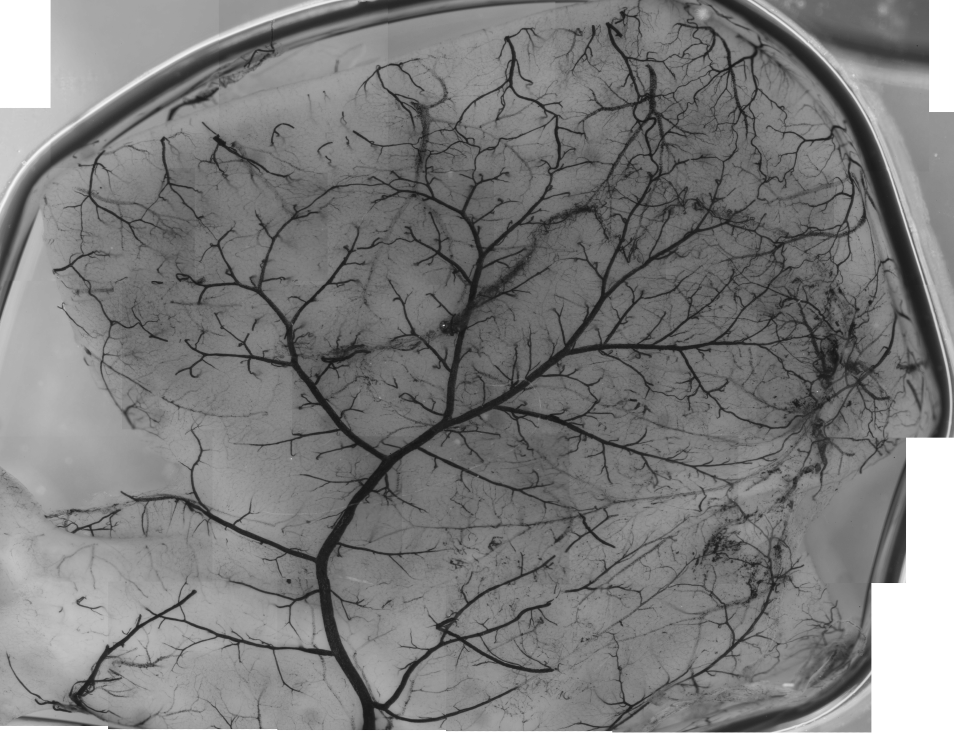
#> input picture examples/data/Mouse_Brain/brain_scan.png, 2861 x 2201 px (shown at 1/3 size)
$ jupyter execute --allow-errors mouse_brain_tmp_jupytext_18732.ipynb
#> lines starting #> are read from the running program, lines starting #| are printed output that depends on the picture; after the words box and inside, x2 and y2 are one past the last pixel; in counts of white or black regions, pixels touching at a corner belong together
## Let's demo RivGraph on a mouse brain!
This demo walks through some steps for using RivGraph on non-river masks. This particular example is a scan of a mouse brain provided by the authors of [this paper](https://rdcu.be/ccn0Y). However, any binary mask can be transformed into its graphical representation with RivGraph.

The main difference in our approach here is that we can no longer use the convenient `delta` or `river` classes to manage our processing. Instead of applying the methods of those classes, we will directly call the functions we need. This demo will cover the following:

1. Making a mask from a grayscale image
2. Tidying up the mask using RivGraph tools
3. Computing a graphical representation of the mask
4. Pruning the network
5. Converting the graph to a NetworkX object for further topologic analyses.

Some ideas for exporting results will be shown along the way. RivGraph was designed primarily for georeferenced masks, and thus al its export functionality requires some kind of georeferencing information. However, there are other options available for storing analysis results, which we'll demonstrate here.

[cell 1]
import skimage
from skimage import io

### 1. Making a mask from a grayscale image

[cell 2]
from skimage import io
from matplotlib import pyplot as plt

path_brain = "./data/Mouse_Brain/brain_scan.png"

# Read the grayscale image of a brain scan
I = io.imread(path_brain, as_gray=True)
#> I is the input picture: shape (2201, 2861); min 14, max 255, mean 124.1

# Look at it
plt.imshow(I)

Pretty cool. This is a 2-D scan of a 3-D mouse brain. What we're seeing in dark blue is the network of blood vessels that we'd like to represent graphically. Note that the ends of most of the blood vessels aren't acutally *ending*, but rather *diving* further into (or out of) the plane of the image.

[cell 3]
# The first thing we need to do is to binarize the image.
# To do this, we can play around with a threshold value of the grayscale image.
# After some trials, it looks like pixel values less than 60 captures the blood vessels fairly well.
Ib = I<60
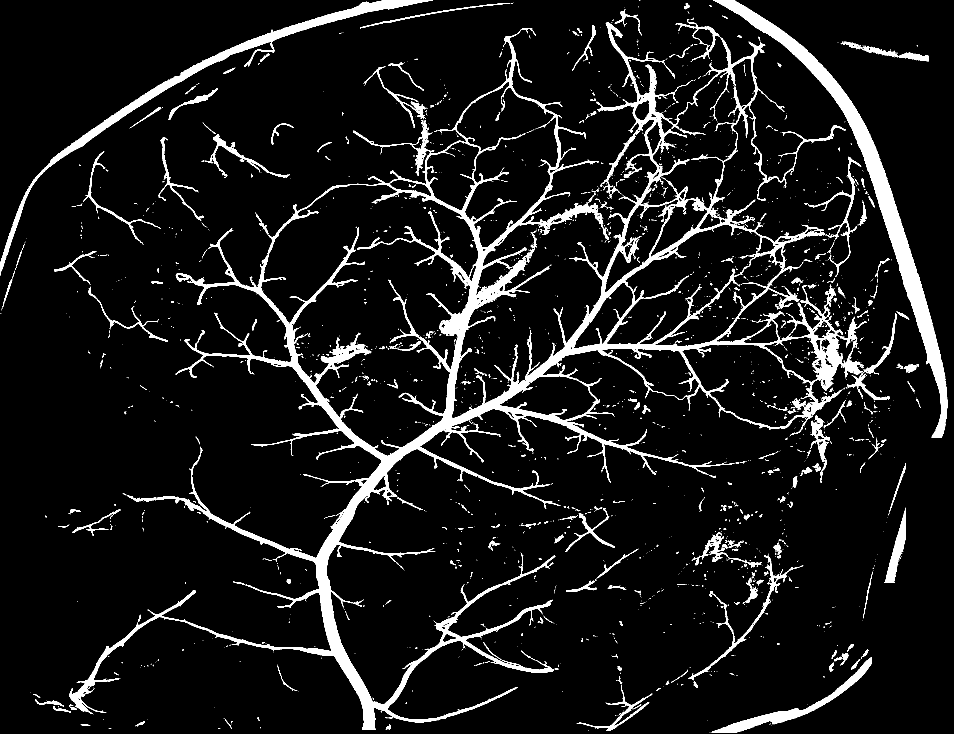
#> Ib: shape (2201, 2861) bool (shown at 1/3 size); 7.9% white; 2435 white regions (2038 under 20 px), largest, box (x1, y1, x2, y2) and area: (207, 58, 2601, 2190) 304919, (2139, 0, 2843, 1313) 58739, (0, 0, 1299, 827) 30269

# Note that we set the interpolation to 'none' (not None).
plt.imshow(Ib, interpolation='none')

We now have a binary image of the brain's vascular network. But it also contains some features that we're not interested in, like the circumference of the brain. Remember that we want our mask to contain *only* the features that we want to include in our graph. In the next code block, we'll use some RivGraph tools to clean up the mask a little.

### 2. Tidying up the mask

[cell 4]
# Import our "image utilities"
from rivgraph import im_utils as iu

# First, let's remove anything that isn't connected to the largest blob of the image
#> (the rest of this cell did not finish here and is left out)

Retaining only the largest "blob" did a good job of removing many of the objects that we didn't want. If we zoom into the mask, we see that the thresholding has resulted in a little "salt and pepper" noise, represented by small holes. Next, we will fill these holes.

#> (a cell that did not finish here is left out)

We also see that the edges of some of the vessels are somewhat sawtoothed (rough, not smooth). We can use morphological erosion and dilation to try to smooth these edges if desired. In many cases, the roughness is not important and we can proceed as-is. The risk of using `erode` and `dilate` is that we can either join objects that should not be joined, or break connectivity where it should not be broken. Let's see what happens.

#> (a cell that did not finish here is left out)

The edges are certainly smoother, but we've also created a connection between two arteries that didn't exist before. Smoother boundaries are not critical for extracting the network, since RivGraph traces the skeleton of the objects. So we might choose not to smooth the boundaries at all.

There are a few other places where the mask is somewhat messy that we might want to clean up. We can touch these areas up by hand. We could use RivGraph's hand_clean function, but because there are so many places to edit, I will just use Paint.NET, and we will re-load the hand cleaned mask here.

### 3. Computing a graphical representation of the mask

[cell 7]
# Load the hand-cleaned mask
path_handcleaned = "./data/Mouse_Brain/brain_scan_handcleaned.png"
Ic = io.imread(path_handcleaned, as_gray=True) < 0.5
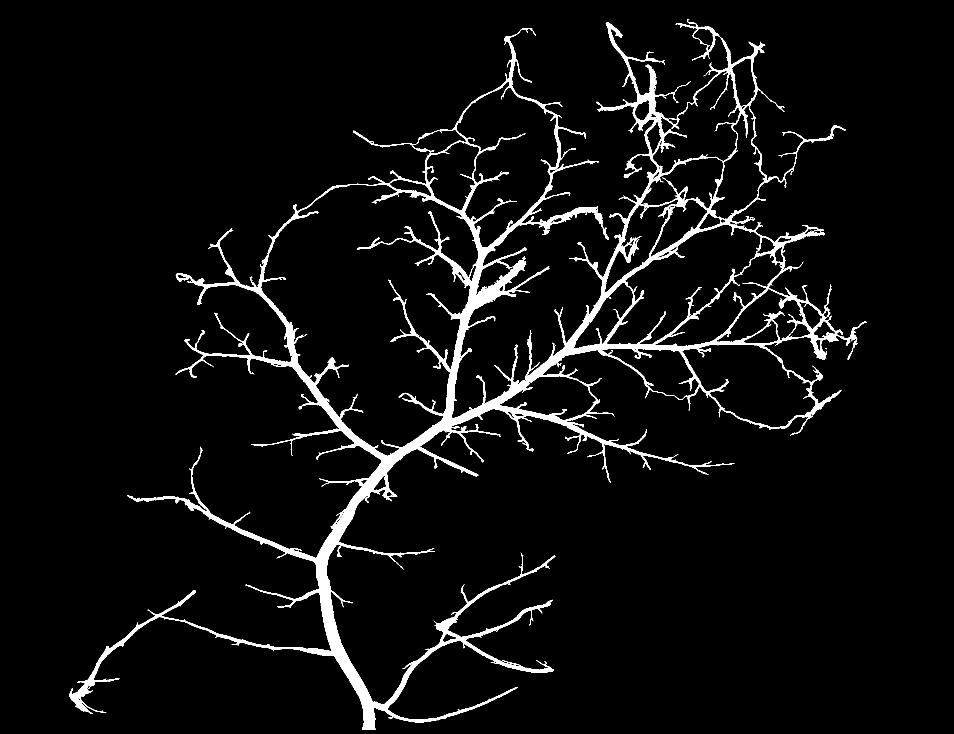
#> input picture examples/data/Mouse_Brain/brain_scan_handcleaned.png, 2861 x 2201 px (shown at 1/3 size)
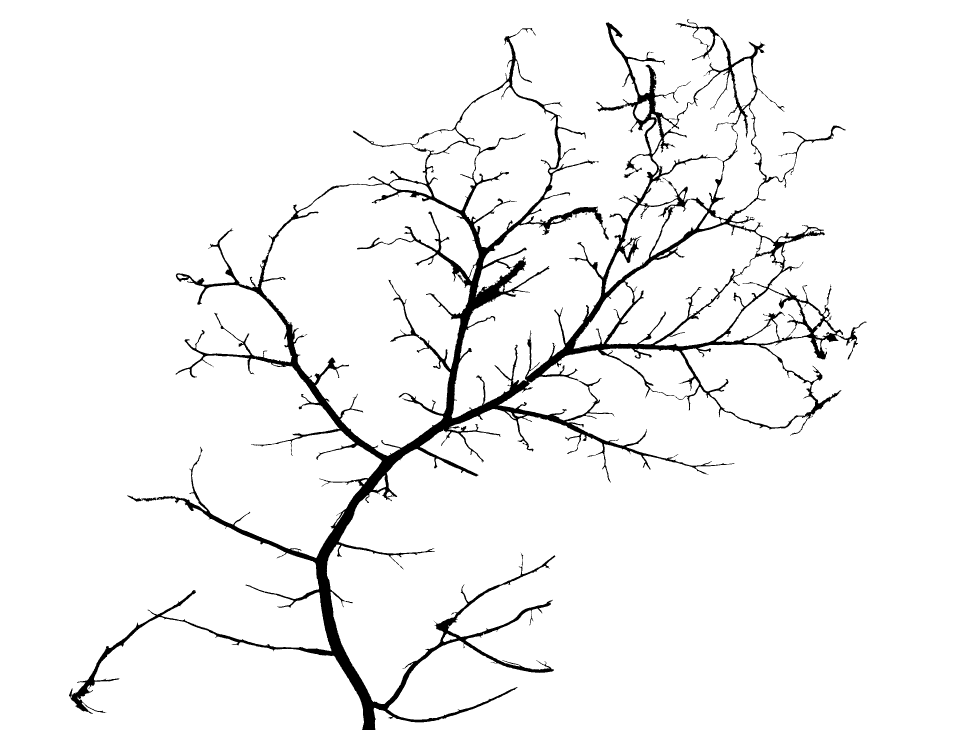
#> Ic: shape (2201, 2861) bool (shown at 1/3 size); 95.4% white; 5 black regions (4 under 20 px), largest, box (x1, y1, x2, y2) and area: (207, 58, 2601, 2190) 290787
#> (the rest of this cell did not finish here and is left out)

Ok, we now have a "clean" mask. We can now extract its links and nodes, and compute their lengths and widths.

[cell 8]
from rivgraph import mask_to_graph as m2g
#> (the rest of this cell did not finish here and is left out)

[cell 9]
# Let's plot the resulting network
# We'll turn off the link and node label id's so we can see the network better
from rivgraph import ln_utils as lnu
#> (the rest of this cell did not finish here and is left out)

Now that we have the links and nodes dictionaries, let's compute the lengths and widths of each link. We'll need to first compute the distance transform, which is used to calculate widths.

[cell 10]
from scipy.ndimage.morphology import distance_transform_edt
Idt = distance_transform_edt(Ic)
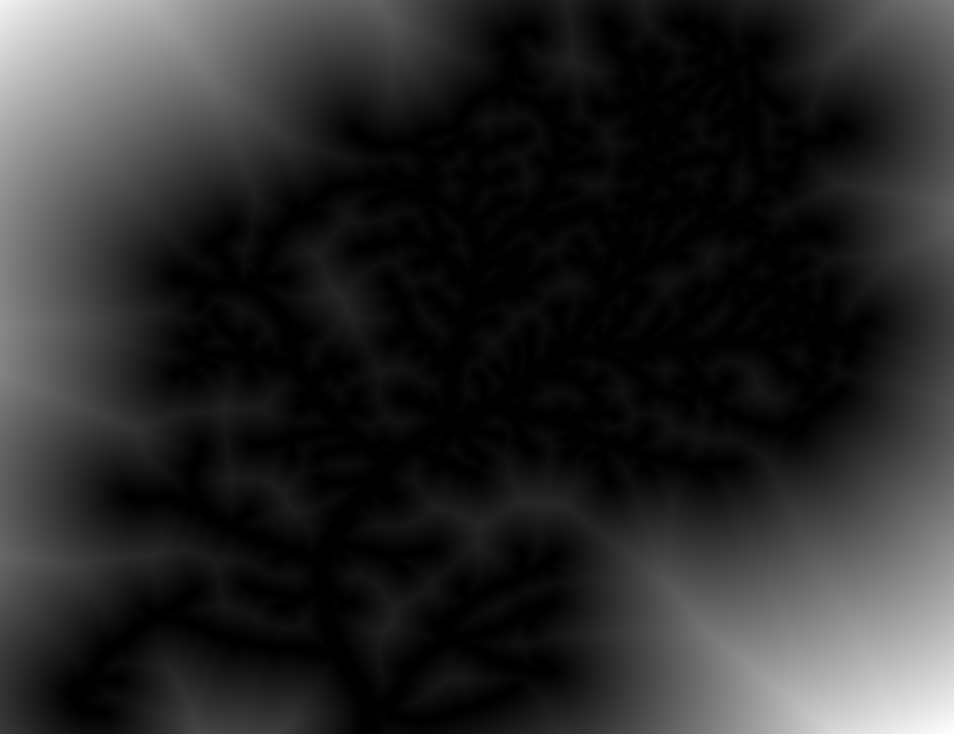
#> Idt: shape (2201, 2861) float64 (shown at 1/3 size); min 0, max 1014.8, mean 166.9; drawn with min black and max white
#> (the rest of this cell did not finish here and is left out)
